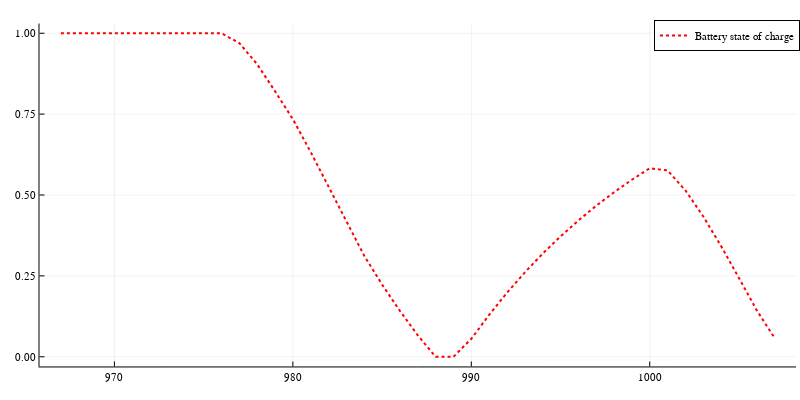

The notebook cell saved with this chart:
### Code cell
plot(time_ls_opt, ls_X_SOC, label="Battery state of charge", lc=:red, lw=2, ls=:dot)
plot!(size=(800,400))

### Figure 1 — Plotly figure (JSON) as saved in the notebook; plotly's stock layout.template omitted (floating-point values rounded to 4 significant figures)
{"data": [{"colorbar": {"len": 0.9525, "title": "", "x": 0.9951, "y": 0.5139}, "legendgroup": "Battery state of charge", "line": {"color": "rgba(255, 0, 0, 1.000)", "dash": "dot", "shape": "linear", "width": 2}, "mode": "lines", "name": "Battery state of charge", "showlegend": true, "type": "scatter", "x": [967, 968, 969, 970, 971, 972, 973, 974, 975, 976, 977, 978, 979, 980, 981, 982, 983, 984, 985, 986, 987, 988, 989, 990, 991, 992, 993, 994, 995, 996, 997, 998, 999, 1000, 1001, 1002, 1003, 1004, 1005, 1006, 1007], "xaxis": "x", "y": [1, 1, 1, 1, 1, 1, 1, 1, 1, 1, 0.9695, 0.9042, 0.8205, 0.7344, 0.6328, 0.5264, 0.4159, 0.312, 0.2231, 0.1416, 0.06625, 0, 0, 0.05546, 0.1295, 0.1978, 0.2607, 0.3187, 0.3721, 0.4214, 0.4668, 0.5086, 0.5471, 0.5827, 0.576, 0.5141, 0.4338, 0.342, 0.2434, 0.1433, 0.0576], "yaxis": "y"}], "layout": {"annotations": [], "height": 400, "legend": {"bgcolor": "rgba(255, 255, 255, 1.000)", "bordercolor": "rgba(0, 0, 0, 1.000)", "borderwidth": 1, "font": {"color": "rgba(0, 0, 0, 1.000)", "family": "sans-serif", "size": 11}, "title": {"font": {"color": "rgba(0, 0, 0, 1.000)", "family": "sans-serif", "size": 15}, "text": ""}, "tracegroupgap": 0, "traceorder": "normal", "x": 1, "xanchor": "auto", "y": 1, "yanchor": "auto"}, "margin": {"b": 20, "l": 0, "r": 0, "t": 20}, "paper_bgcolor": "rgba(255, 255, 255, 1.000)", "plot_bgcolor": "rgba(255, 255, 255, 1.000)", "showlegend": true, "width": 800, "xaxis": {"anchor": "y", "domain": [0.04937, 0.9951], "gridcolor": "rgba(0, 0, 0, 0.100)", "gridwidth": 0.5, "linecolor": "rgba(0, 0, 0, 1.000)", "mirror": false, "range": [965.8, 1008.0], "showgrid": true, "showline": true, "showticklabels": true, "tickangle": 0, "tickcolor": "rgb(0, 0, 0)", "tickfont": {"color": "rgba(0, 0, 0, 1.000)", "family": "sans-serif", "size": 11}, "tickmode": "array", "ticks": "inside", "ticktext": ["970", "980", "990", "1000"], "tickvals": [970, 980, 990, 1000], "title": "", "titlefont": {"color": "rgba(0, 0, 0, 1.000)", "family": "sans-serif", "size": 15}, "type": "-", "visible": true, "zeroline": false, "zerolinecolor": "rgba(0, 0, 0, 1.000)"}, "yaxis": {"anchor": "x", "domain": [0.03762, 0.9902], "gridcolor": "rgba(0, 0, 0, 0.100)", "gridwidth": 0.5, "linecolor": "rgba(0, 0, 0, 1.000)", "mirror": false, "range": [-0.03, 1.03], "showgrid": true, "showline": true, "showticklabels": true, "tickangle": 0, "tickcolor": "rgb(0, 0, 0)", "tickfont": {"color": "rgba(0, 0, 0, 1.000)", "family": "sans-serif", "size": 11}, "tickmode": "array", "ticks": "inside", "ticktext": ["0.00", "0.25", "0.50", "0.75", "1.00"], "tickvals": [0, 0.25, 0.5, 0.75, 1], "title": "", "titlefont": {"color": "rgba(0, 0, 0, 1.000)", "family": "sans-serif", "size": 15}, "type": "-", "visible": true, "zeroline": false, "zerolinecolor": "rgba(0, 0, 0, 1.000)"}}}
